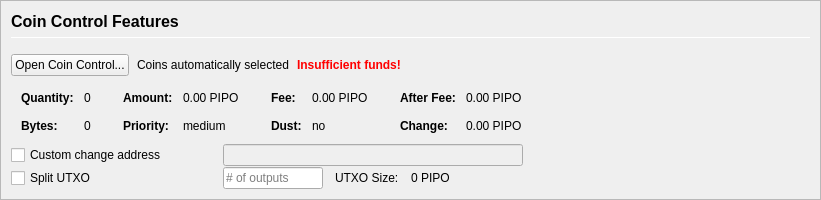
         <widget class="QFrame" name="frameCoinControl">
          <property name="sizePolicy">
           <sizepolicy hsizetype="Expanding" vsizetype="Expanding">
            <horstretch>0</horstretch>
            <verstretch>0</verstretch>
           </sizepolicy>
          </property>
          <property name="maximumSize">
           <size>
            <width>16777215</width>
            <height>16777215</height>
           </size>
          </property>
          <property name="frameShape">
           <enum>QFrame::StyledPanel</enum>
          </property>
          <property name="frameShadow">
           <enum>QFrame::Sunken</enum>
          </property>
          <layout class="QVBoxLayout" name="verticalLayoutCoinControl2">
           <property name="spacing">
            <number>0</number>
           </property>
           <property name="leftMargin">
            <number>0</number>
           </property>
           <property name="topMargin">
            <number>0</number>
           </property>
           <property name="rightMargin">
            <number>0</number>
           </property>
           <property name="bottomMargin">
            <number>0</number>
           </property>
           <item>
            <widget class="QFrame" name="frameCoinControl_BG">
             <layout class="QVBoxLayout" name="verticalLayoutCoinControl" stretch="0,0,0,0,0,0">
              <property name="spacing">
               <number>1</number>
              </property>
              <property name="leftMargin">
               <number>10</number>
              </property>
              <property name="topMargin">
               <number>10</number>
              </property>
              <item>
               <layout class="QHBoxLayout" name="horizontalLayoutCoinControl1">
                <property name="bottomMargin">
                 <number>15</number>
                </property>
                <item>
                 <layout class="QVBoxLayout" name="verticalLayout_3">
                  <property name="spacing">
                   <number>6</number>
                  </property>
                  <item>
                   <widget class="QLabel" name="labelCoinControlFeatures">
                    <property name="sizePolicy">
                     <sizepolicy hsizetype="Preferred" vsizetype="Maximum">
                      <horstretch>0</horstretch>
                      <verstretch>0</verstretch>
                     </sizepolicy>
                    </property>
                    <property name="minimumSize">
                     <size>
                      <width>0</width>
                      <height>20</height>
                     </size>
                    </property>
                    <property name="font">
                     <font>
                      <pointsize>12</pointsize>
                      <weight>75</weight>
                      <bold>true</bold>
                     </font>
                    </property>
                    <property name="styleSheet">
                     <string notr="true">font-weight:bold;</string>
                    </property>
                    <property name="text">
                     <string>Coin Control Features</string>
                    </property>
                   </widget>
                  </item>
                  <item>
                   <widget class="Line" name="line">
                    <property name="minimumSize">
                     <size>
                      <width>0</width>
                      <height>1</height>
                     </size>
                    </property>
                    <property name="maximumSize">
                     <size>
                      <width>16777215</width>
                      <height>1</height>
                     </size>
                    </property>
                    <property name="orientation">
                     <enum>Qt::Horizontal</enum>
                    </property>
                   </widget>
                  </item>
                 </layout>
                </item>
               </layout>
              </item>
              <item>
               <layout class="QHBoxLayout" name="horizontalLayoutCoinControl2" stretch="0,0,0,0">
                <property name="spacing">
                 <number>8</number>
                </property>
                <property name="bottomMargin">
                 <number>10</number>
                </property>
                <item>
                 <widget class="QPushButton" name="pushButtonCoinControl">
                  <property name="styleSheet">
                   <string notr="true"/>
                  </property>
                  <property name="text">
                   <string>Open Coin Control...</string>
                  </property>
                  <property name="autoDefault">
                   <bool>false</bool>
                  </property>
                 </widget>
                </item>
                <item>
                 <widget class="QLabel" name="labelCoinControlAutomaticallySelected">
                  <property name="text">
                   <string>Coins automatically selected</string>
                  </property>
                  <property name="margin">
                   <number>5</number>
                  </property>
                 </widget>
                </item>
                <item>
                 <widget class="QLabel" name="labelCoinControlInsuffFunds">
                  <property name="font">
                   <font>
                    <weight>75</weight>
                    <bold>true</bold>
                   </font>
                  </property>
                  <property name="styleSheet">
                   <string notr="true">color:red;font-weight:bold;</string>
                  </property>
                  <property name="text">
                   <string>Insufficient funds!</string>
                  </property>
                  <property name="margin">
                   <number>5</number>
                  </property>
                 </widget>
                </item>
                <item>
                 <spacer name="horizontalSpacerCoinControl">
                  <property name="orientation">
                   <enum>Qt::Horizontal</enum>
                  </property>
                  <property name="sizeHint" stdset="0">
                   <size>
                    <width>40</width>
                    <height>1</height>
                   </size>
                  </property>
                 </spacer>
                </item>
               </layout>
              </item>
              <item>
               <widget class="QWidget" name="widgetCoinControl" native="true">
                <property name="sizePolicy">
                 <sizepolicy hsizetype="Preferred" vsizetype="Preferred">
                  <horstretch>0</horstretch>
                  <verstretch>0</verstretch>
                 </sizepolicy>
                </property>
                <property name="minimumSize">
                 <size>
                  <width>0</width>
                  <height>0</height>
                 </size>
                </property>
                <property name="styleSheet">
                 <string notr="true"/>
                </property>
                <layout class="QHBoxLayout" name="horizontalLayoutCoinControl5">
                 <property name="leftMargin">
                  <number>0</number>
                 </property>
                 <property name="topMargin">
                  <number>0</number>
                 </property>
                 <property name="rightMargin">
                  <number>0</number>
                 </property>
                 <property name="bottomMargin">
                  <number>0</number>
                 </property>
                 <item>
                  <layout class="QHBoxLayout" name="horizontalLayoutCoinControl3" stretch="0,0,0,1">
                   <property name="spacing">
                    <number>20</number>
                   </property>
                   <property name="topMargin">
                    <number>0</number>
                   </property>
                   <property name="bottomMargin">
                    <number>10</number>
                   </property>
                   <item>
                    <layout class="QFormLayout" name="formLayoutCoinControl1">
                     <property name="horizontalSpacing">
                      <number>10</number>
                     </property>
                     <property name="verticalSpacing">
                      <number>14</number>
                     </property>
                     <property name="leftMargin">
                      <number>10</number>
                     </property>
                     <property name="topMargin">
                      <number>4</number>
                     </property>
                     <property name="rightMargin">
                      <number>6</number>
                     </property>
                     <item row="0" column="0">
                      <widget class="QLabel" name="labelCoinControlQuantityText">
                       <property name="font">
                        <font>
                         <weight>75</weight>
                         <bold>true</bold>
                        </font>
                       </property>
                       <property name="text">
                        <string>Quantity:</string>
                       </property>
                       <property name="margin">
                        <number>0</number>
                       </property>
                      </widget>
                     </item>
                     <item row="0" column="1">
                      <widget class="QLabel" name="labelCoinControlQuantity">
                       <property name="cursor">
                        <cursorShape>IBeamCursor</cursorShape>
                       </property>
                       <property name="contextMenuPolicy">
                        <enum>Qt::ActionsContextMenu</enum>
                       </property>
                       <property name="text">
                        <string notr="true">0</string>
                       </property>
                       <property name="margin">
                        <number>0</number>
                       </property>
                       <property name="textInteractionFlags">
                        <set>Qt::LinksAccessibleByMouse|Qt::TextSelectableByKeyboard|Qt::TextSelectableByMouse</set>
                       </property>
                      </widget>
                     </item>
                     <item row="1" column="0">
                      <widget class="QLabel" name="labelCoinControlBytesText">
                       <property name="font">
                        <font>
                         <weight>75</weight>
                         <bold>true</bold>
                        </font>
                       </property>
                       <property name="text">
                        <string>Bytes:</string>
                       </property>
                      </widget>
                     </item>
                     <item row="1" column="1">
                      <widget class="QLabel" name="labelCoinControlBytes">
                       <property name="cursor">
                        <cursorShape>IBeamCursor</cursorShape>
                       </property>
                       <property name="contextMenuPolicy">
                        <enum>Qt::ActionsContextMenu</enum>
                       </property>
                       <property name="text">
                        <string notr="true">0</string>
                       </property>
                       <property name="textInteractionFlags">
                        <set>Qt::LinksAccessibleByMouse|Qt::TextSelectableByKeyboard|Qt::TextSelectableByMouse</set>
                       </property>
                      </widget>
                     </item>
                    </layout>
                   </item>
                   <item>
                    <layout class="QFormLayout" name="formLayoutCoinControl2">
                     <property name="horizontalSpacing">
                      <number>10</number>
                     </property>
                     <property name="verticalSpacing">
                      <number>14</number>
                     </property>
                     <property name="leftMargin">
                      <number>6</number>
                     </property>
                     <property name="topMargin">
                      <number>4</number>
                     </property>
                     <property name="rightMargin">
                      <number>6</number>
                     </property>
                     <item row="0" column="0">
                      <widget class="QLabel" name="labelCoinControlAmountText">
                       <property name="font">
                        <font>
                         <weight>75</weight>
                         <bold>true</bold>
                        </font>
                       </property>
                       <property name="text">
                        <string>Amount:</string>
                       </property>
                       <property name="margin">
                        <number>0</number>
                       </property>
                      </widget>
                     </item>
                     <item row="0" column="1">
                      <widget class="QLabel" name="labelCoinControlAmount">
                       <property name="cursor">
                        <cursorShape>IBeamCursor</cursorShape>
                       </property>
                       <property name="contextMenuPolicy">
                        <enum>Qt::ActionsContextMenu</enum>
                       </property>
                       <property name="text">
                        <string notr="true">0.00 PIPO</string>
                       </property>
                       <property name="textInteractionFlags">
                        <set>Qt::LinksAccessibleByMouse|Qt::TextSelectableByKeyboard|Qt::TextSelectableByMouse</set>
                       </property>
                      </widget>
                     </item>
                     <item row="1" column="0">
                      <widget class="QLabel" name="labelCoinControlPriorityText">
                       <property name="font">
                        <font>
                         <weight>75</weight>
                         <bold>true</bold>
                        </font>
                       </property>
                       <property name="text">
                        <string>Priority:</string>
                       </property>
                      </widget>
                     </item>
                     <item row="1" column="1">
                      <widget class="QLabel" name="labelCoinControlPriority">
                       <property name="cursor">
                        <cursorShape>IBeamCursor</cursorShape>
                       </property>
                       <property name="contextMenuPolicy">
                        <enum>Qt::ActionsContextMenu</enum>
                       </property>
                       <property name="text">
                        <string>medium</string>
                       </property>
                       <property name="textInteractionFlags">
                        <set>Qt::LinksAccessibleByMouse|Qt::TextSelectableByKeyboard|Qt::TextSelectableByMouse</set>
                       </property>
                      </widget>
                     </item>
                    </layout>
                   </item>
                   <item>
                    <layout class="QFormLayout" name="formLayoutCoinControl3">
                     <property name="horizontalSpacing">
                      <number>10</number>
                     </property>
                     <property name="verticalSpacing">
                      <number>14</number>
                     </property>
                     <property name="leftMargin">
                      <number>6</number>
                     </property>
                     <property name="topMargin">
                      <number>4</number>
                     </property>
                     <property name="rightMargin">
                      <number>6</number>
                     </property>
                     <item row="0" column="0">
                      <widget class="QLabel" name="labelCoinControlFeeText">
                       <property name="font">
                        <font>
                         <weight>75</weight>
                         <bold>true</bold>
                        </font>
                       </property>
                       <property name="text">
                        <string>Fee:</string>
                       </property>
                       <property name="margin">
                        <number>0</number>
                       </property>
                      </widget>
                     </item>
                     <item row="0" column="1">
                      <widget class="QLabel" name="labelCoinControlFee">
                       <property name="cursor">
                        <cursorShape>IBeamCursor</cursorShape>
                       </property>
                       <property name="contextMenuPolicy">
                        <enum>Qt::ActionsContextMenu</enum>
                       </property>
                       <property name="text">
                        <string notr="true">0.00 PIPO</string>
                       </property>
                       <property name="textInteractionFlags">
                        <set>Qt::LinksAccessibleByMouse|Qt::TextSelectableByKeyboard|Qt::TextSelectableByMouse</set>
                       </property>
                      </widget>
                     </item>
                     <item row="1" column="0">
                      <widget class="QLabel" name="labelCoinControlLowOutputText">
                       <property name="font">
                        <font>
                         <weight>75</weight>
                         <bold>true</bold>
                        </font>
                       </property>
                       <property name="text">
                        <string>Dust:</string>
                       </property>
                      </widget>
                     </item>
                     <item row="1" column="1">
                      <widget class="QLabel" name="labelCoinControlLowOutput">
                       <property name="cursor">
                        <cursorShape>IBeamCursor</cursorShape>
                       </property>
                       <property name="contextMenuPolicy">
                        <enum>Qt::ActionsContextMenu</enum>
                       </property>
                       <property name="text">
                        <string>no</string>
                       </property>
                       <property name="textInteractionFlags">
                        <set>Qt::LinksAccessibleByMouse|Qt::TextSelectableByKeyboard|Qt::TextSelectableByMouse</set>
                       </property>
                      </widget>
                     </item>
                    </layout>
                   </item>
                   <item>
                    <layout class="QFormLayout" name="formLayoutCoinControl4">
                     <property name="horizontalSpacing">
                      <number>10</number>
                     </property>
                     <property name="verticalSpacing">
                      <number>14</number>
                     </property>
                     <property name="leftMargin">
                      <number>6</number>
                     </property>
                     <property name="topMargin">
                      <number>4</number>
                     </property>
                     <property name="rightMargin">
                      <number>6</number>
                     </property>
                     <item row="0" column="0">
                      <widget class="QLabel" name="labelCoinControlAfterFeeText">
                       <property name="font">
                        <font>
                         <weight>75</weight>
                         <bold>true</bold>
                        </font>
                       </property>
                       <property name="text">
                        <string>After Fee:</string>
                       </property>
                       <property name="margin">
                        <number>0</number>
                       </property>
                      </widget>
                     </item>
                     <item row="0" column="1">
                      <widget class="QLabel" name="labelCoinControlAfterFee">
                       <property name="cursor">
                        <cursorShape>IBeamCursor</cursorShape>
                       </property>
                       <property name="contextMenuPolicy">
                        <enum>Qt::ActionsContextMenu</enum>
                       </property>
                       <property name="text">
                        <string notr="true">0.00 PIPO</string>
                       </property>
                       <property name="textInteractionFlags">
                        <set>Qt::LinksAccessibleByMouse|Qt::TextSelectableByKeyboard|Qt::TextSelectableByMouse</set>
                       </property>
                      </widget>
                     </item>
                     <item row="1" column="0">
                      <widget class="QLabel" name="labelCoinControlChangeText">
                       <property name="font">
                        <font>
                         <weight>75</weight>
                         <bold>true</bold>
                        </font>
                       </property>
                       <property name="text">
                        <string>Change:</string>
                       </property>
                      </widget>
                     </item>
                     <item row="1" column="1">
                      <widget class="QLabel" name="labelCoinControlChange">
                       <property name="cursor">
                        <cursorShape>IBeamCursor</cursorShape>
                       </property>
                       <property name="contextMenuPolicy">
                        <enum>Qt::ActionsContextMenu</enum>
                       </property>
                       <property name="text">
                        <string notr="true">0.00 PIPO</string>
                       </property>
                       <property name="textInteractionFlags">
                        <set>Qt::LinksAccessibleByMouse|Qt::TextSelectableByKeyboard|Qt::TextSelectableByMouse</set>
                       </property>
                      </widget>
                     </item>
                    </layout>
                   </item>
                  </layout>
                 </item>
                </layout>
               </widget>
              </item>
              <item>
               <layout class="QHBoxLayout" name="horizontalLayoutCoinControl4">
                <property name="spacing">
                 <number>12</number>
                </property>
                <property name="sizeConstraint">
                 <enum>QLayout::SetDefaultConstraint</enum>
                </property>
                <property name="topMargin">
                 <number>0</number>
                </property>
                <property name="rightMargin">
                 <number>0</number>
                </property>
                <item>
                 <widget class="QCheckBox" name="checkBoxCoinControlChange">
                  <property name="sizePolicy">
                   <sizepolicy hsizetype="Preferred" vsizetype="Preferred">
                    <horstretch>0</horstretch>
                    <verstretch>0</verstretch>
                   </sizepolicy>
                  </property>
                  <property name="minimumSize">
                   <size>
                    <width>200</width>
                    <height>0</height>
                   </size>
                  </property>
                  <property name="maximumSize">
                   <size>
                    <width>200</width>
                    <height>16777215</height>
                   </size>
                  </property>
                  <property name="toolTip">
                   <string>If this is activated, but the change address is empty or invalid, change will be sent to a newly generated address.</string>
                  </property>
                  <property name="text">
                   <string>Custom change address</string>
                  </property>
                 </widget>
                </item>
                <item>
                 <widget class="QValidatedLineEdit" name="lineEditCoinControlChange">
                  <property name="enabled">
                   <bool>false</bool>
                  </property>
                  <property name="sizePolicy">
                   <sizepolicy hsizetype="Preferred" vsizetype="Preferred">
                    <horstretch>0</horstretch>
                    <verstretch>0</verstretch>
                   </sizepolicy>
                  </property>
                  <property name="minimumSize">
                   <size>
                    <width>300</width>
                    <height>0</height>
                   </size>
                  </property>
                 </widget>
                </item>
                <item>
                 <widget class="QLabel" name="labelCoinControlChangeLabel">
                  <property name="sizePolicy">
                   <sizepolicy hsizetype="Preferred" vsizetype="Preferred">
                    <horstretch>0</horstretch>
                    <verstretch>0</verstretch>
                   </sizepolicy>
                  </property>
                  <property name="minimumSize">
                   <size>
                    <width>100</width>
                    <height>0</height>
                   </size>
                  </property>
                  <property name="text">
                   <string/>
                  </property>
                  <property name="margin">
                   <number>3</number>
                  </property>
                 </widget>
                </item>
               </layout>
              </item>
              <item>
               <layout class="QHBoxLayout" name="horizontalLayoutCoinControl6">
                <property name="spacing">
                 <number>12</number>
                </property>
                <property name="rightMargin">
                 <number>0</number>
                </property>
                <item>
                 <widget class="QCheckBox" name="splitBlockCheckBox">
                  <property name="sizePolicy">
                   <sizepolicy hsizetype="Preferred" vsizetype="Preferred">
                    <horstretch>0</horstretch>
                    <verstretch>0</verstretch>
                   </sizepolicy>
                  </property>
                  <property name="minimumSize">
                   <size>
                    <width>200</width>
                    <height>0</height>
                   </size>
                  </property>
                  <property name="maximumSize">
                   <size>
                    <width>200</width>
                    <height>16777215</height>
                   </size>
                  </property>
                  <property name="text">
                   <string>Split UTXO</string>
                  </property>
                 </widget>
                </item>
                <item>
                 <widget class="QLineEdit" name="splitBlockLineEdit">
                  <property name="sizePolicy">
                   <sizepolicy hsizetype="Preferred" vsizetype="Preferred">
                    <horstretch>50</horstretch>
                    <verstretch>0</verstretch>
                   </sizepolicy>
                  </property>
                  <property name="minimumSize">
                   <size>
                    <width>100</width>
                    <height>0</height>
                   </size>
                  </property>
                  <property name="maximumSize">
                   <size>
                    <width>100</width>
                    <height>16777215</height>
                   </size>
                  </property>
                  <property name="placeholderText">
                   <string># of outputs</string>
                  </property>
                 </widget>
                </item>
                <item>
                 <widget class="QLabel" name="labelBlockSizeText">
                  <property name="text">
                   <string>UTXO Size:</string>
                  </property>
                 </widget>
                </item>
                <item>
                 <widget class="QLabel" name="labelBlockSize">
                  <property name="text">
                   <string>0 PIPO</string>
                  </property>
                 </widget>
                </item>
                <item>
                 <spacer name="horizontalSpacer_7">
                  <property name="orientation">
                   <enum>Qt::Horizontal</enum>
                  </property>
                  <property name="sizeHint" stdset="0">
                   <size>
                    <width>40</width>
                    <height>20</height>
                   </size>
                  </property>
                 </spacer>
                </item>
               </layout>
              </item>
              <item>
               <spacer name="verticalSpacerCoinControl">
                <property name="orientation">
                 <enum>Qt::Vertical</enum>
                </property>
                <property name="sizeHint" stdset="0">
                 <size>
                  <width>800</width>
                  <height>1</height>
                 </size>
                </property>
               </spacer>
              </item>
             </layout>
            </widget>
           </item>
          </layout>
         </widget>
